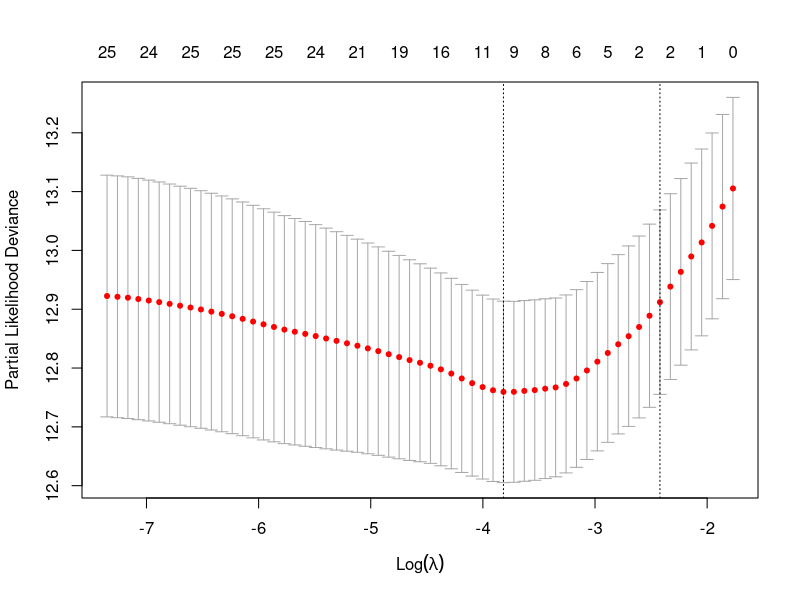
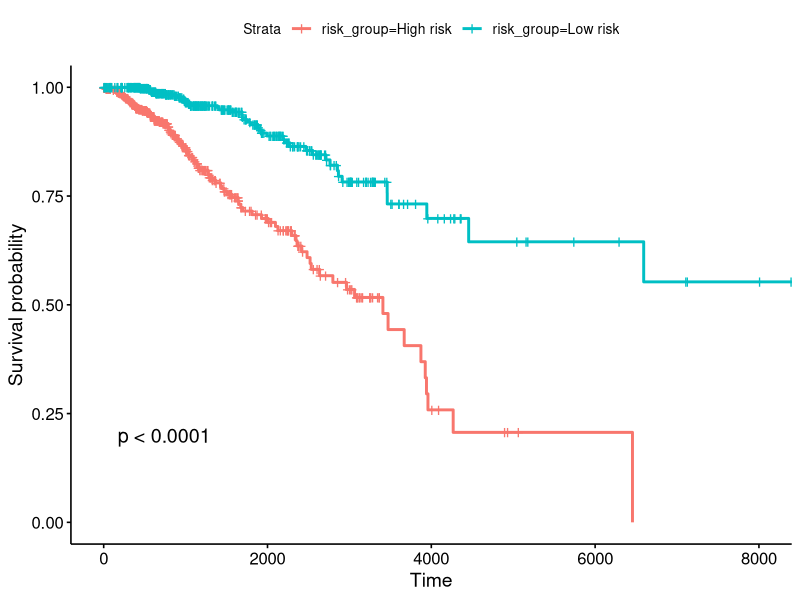
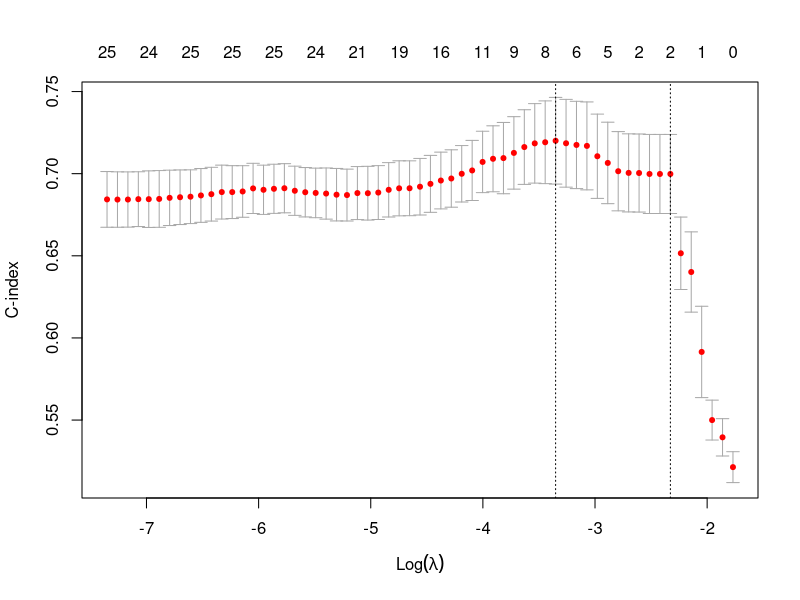

Reproduce these figures in R, in order.
## ---- chunk 1
library(dplyr)
library(readr)
library(stringr)

df <- read_tsv("final_dataset_selected.tsv")

# 1. enumerate survival outcome
df2 <- df %>%
  mutate(
    event = case_when(
      vital_status %in% c("Dead", "dead", "DEAD") ~ 1,
      vital_status %in% c("Alive", "alive", "ALIVE") ~ 0,
      TRUE ~ NA_real_
    ),
    time = case_when(
      event == 1 ~ as.numeric(days_to_death),
      event == 0 ~ as.numeric(days_to_last_follow_up),
      TRUE ~ NA_real_
    )
  )

# 2. clean stage
df2 <- df2 %>%
  mutate(
    stage_simple = case_when(
      str_detect(stage, regex("^stage i(?!v)", ignore_case = TRUE)) ~ "Stage I",
      str_detect(stage, regex("^stage ii(?!i?i?v)", ignore_case = TRUE)) ~ "Stage II",
      str_detect(stage, regex("^stage iii", ignore_case = TRUE)) ~ "Stage III",
      str_detect(stage, regex("^stage iv", ignore_case = TRUE)) ~ "Stage IV",
      TRUE ~ NA_character_
    ),
    stage_simple = factor(stage_simple, levels = c("Stage I", "Stage II", "Stage III", "Stage IV")),
    BRCA_Subtype_PAM50 = factor(BRCA_Subtype_PAM50)
  )

# 3. keep useful rows
df2 <- df2 %>%
  filter(!is.na(time), !is.na(event), time > 0,
         !is.na(age_at_diagnosis),
         !is.na(stage_simple),
         !is.na(BRCA_Subtype_PAM50))
## ---- chunk 2
hypoxia_genes <- c(
  "VEGFA", "ANGPTL4", "CA9", "EGLN3", "LDHA",
  "SLC2A1", "ENO1", "PGK1", "HK2", "TPI1",
  "ALDOA", "GPI", "P4HA1"
)

## ---- chunk 3
#baseline Cox

library(survival)

cox_basic <- coxph(
  Surv(time, event) ~ age_at_diagnosis + stage_simple + BRCA_Subtype_PAM50  + race + FLVCR2 + FABP5+SPINT1+ 
  VEGFA +ANGPTL4+CA9+EGLN3+LDHA+SLC2A1+ENO1+PGK1+HK2+TPI1+ALDOA+GPI+P4HA1,
  data = df2
)

summary(cox_basic)
## ---- chunk 4
#panelized Cox
library(glmnet)
library(survival)

model_df <- df2 %>%
  select(time, event, age_at_diagnosis, stage_simple, BRCA_Subtype_PAM50, race,FLVCR2, FABP5, SPINT1,VEGFA ,ANGPTL4,CA9,EGLN3,LDHA,SLC2A1,ENO1,PGK1,HK2,TPI1,ALDOA,GPI,P4HA1) %>%
  na.omit()

x <- model.matrix(
  ~ age_at_diagnosis + stage_simple + BRCA_Subtype_PAM50 + race + FLVCR2 + FABP5+SPINT1+VEGFA +ANGPTL4+CA9+EGLN3+LDHA+SLC2A1+ENO1+PGK1+HK2+TPI1+ALDOA+GPI+P4HA1,
  data = model_df
)[, -1]

y <- Surv(model_df$time, model_df$event)

set.seed(123)
cvfit <- cv.glmnet(
  x = x,
  y = y,
  family = "cox",
  alpha = 0.5,      # elastic net; 0=ridge, 1=lasso
  nfolds = 10
)

plot(cvfit)

best_lambda <- cvfit$lambda.min
best_lambda_1se <- cvfit$lambda.1se

fit <- glmnet(
  x = x,
  y = y,
  family = "cox",
  alpha = 0.5,
  lambda = best_lambda
)

coef(fit)
## ---- chunk 5
model_df$risk_score <- as.numeric(
  predict(cvfit, newx = x, s = "lambda.min", type = "link")
)
## ---- chunk 6
library(survminer)

model_df$risk_group <- ifelse(
  model_df$risk_score >= median(model_df$risk_score, na.rm = TRUE),
  "High risk", "Low risk"
)

fit_km <- survfit(Surv(time, event) ~ risk_group, data = model_df)

ggsurvplot(
  fit_km,
  data = model_df,
  pval = TRUE
)
## ---- chunk 7
# How each factor contribute to the final risk score
coef_vec <- as.numeric(coef(cvfit, s = "lambda.min"))

contribution_matrix <- sweep(x, 2, coef_vec, "*")
contribution_matrix
## ---- chunk 8
# 1. 重新运行交叉验证，指定衡量指标为 C-index
set.seed(123)
cvfit_c <- cv.glmnet(
  x = x,
  y = y,
  family = "cox",
  alpha = 0.5,
  nfolds = 10,
  type.measure = "C"  # 关键：强制要求计算 C-index
)

# 2. 提取最棒的 C-index 值
# cvfit_c$cvm 存储了每个 lambda 对应的 C-index 平均值
best_c_index <- max(cvfit_c$cvm) 

print(paste("Cross-validated C-index:", round(best_c_index, 4)))

# 3. 画出 C-index 随 lambda 变化的图
plot(cvfit_c)

## ---- chunk 9
dim(model_df)
dim(df2)
## ---- chunk 10
# 提取 model_df 中的风险信息（保留一个唯一标识符，如果没有 ID，我们直接根据行名或列合并）
# 假设你的 df2 有唯一标识符列（比如 'sample_id'），请替换下面的 'sample_id'
# 如果没有 ID 列，可以使用原始行号

# 创建一个临时表存储结果
risk_results <- model_df %>%
  select(time, event, age_at_diagnosis, risk_score, risk_group)

# 如果你的原始数据 df2 和 model_df 的行序完全一致（且没有在 filter 之后打乱）
# 推荐使用 left_join，这样最安全
# 这里假设我们通过 time 和 event 等关键信息进行匹配（如果有 ID 更好）
df2_final <- df2 %>%
  left_join(risk_results) 

# 检查一下是否合并成功
head(df2_final %>% select(time, event, risk_score, risk_group))

## ---- chunk 11
write_tsv(df2_final, "final_dataset_with_riskscore.tsv")
